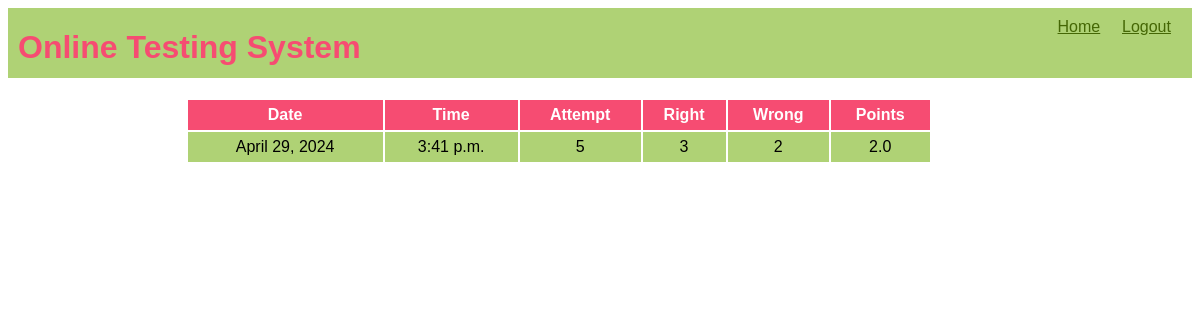
/OTS/result (signed in), run on the app's committed database.
### OTS/models.py (models this page shows)
class Result(models.Model):
    resultid=models.BigAutoField(primary_key=True,auto_created=True)
    username=models.ForeignKey(Candidate,on_delete=models.CASCADE)
    date=models.DateField(auto_now=True)
    time=models.TimeField(auto_now=True)
    attempt=models.IntegerField()
    right=models.IntegerField()
    wrong=models.IntegerField()
    points=models.FloatField()

### OTS/views.py (the view)
# urls.py: path('result',showTestResult,name='result'),
def showTestResult(request):
    if 'name' not in request.session.keys():
        res=HttpResponseRedirect("login")
    result=Result.objects.filter(resultid=Result.objects.latest('resultid').resultid,username_id=request.session['username'])
    context={'result':result}
    res=render(request,'show_result.html',context)
    return res

### OTS/templates/show_result.html (shortened to what this page needs)
{% extends 'main.html' %}
{% block top%}
<a href="{% url 'OTS:home' %}">Home</a>
<a href="{% url 'OTS:logout' %}">Logout</a>
{%endblock %}
{% block content %}
<table>
    <tr>
        <th>Date</th>
        <th>Time</th>
        <th>Attempt</th>
        <th>Right</th>
        <th>Wrong</th>
        <th>Points</th>
    </tr>
    {% for r in result%}
    <tr>
        <td>{{r.date}}</td>
        <td>{{r.time}}</td>
        <td>{{r.attempt}}</td>
        <td>{{r.right}}</td>
        <td>{{r.wrong}}</td>
        <td>{{r.points}}</td>
    </tr>
    {% endfor %}
</table>
{% endblock %}

### OTS/static/theme.css (style rules this page uses)
* { font-family:'Gill Sans', 'Gill Sans MT', Calibri, 'Trebuchet MS', sans-serif; }
.top div.menu a { color:#456705; display:inline-block; min-width:50px; margin-right:10px; }
table { width:90%; }
table tr:nth-child(odd) { background-color:#456705; color:white; height:30px; }
table tr:nth-child(even) { background-color:#AFD275; height:30px; }
table tr:first-child { background-color:#F64C72; }
table td { text-align:center; }

### data on the page
Result: date "April 29, 2024", time "3:41 p.m.", attempt "5", right "3", wrong "2", points "2.0"
